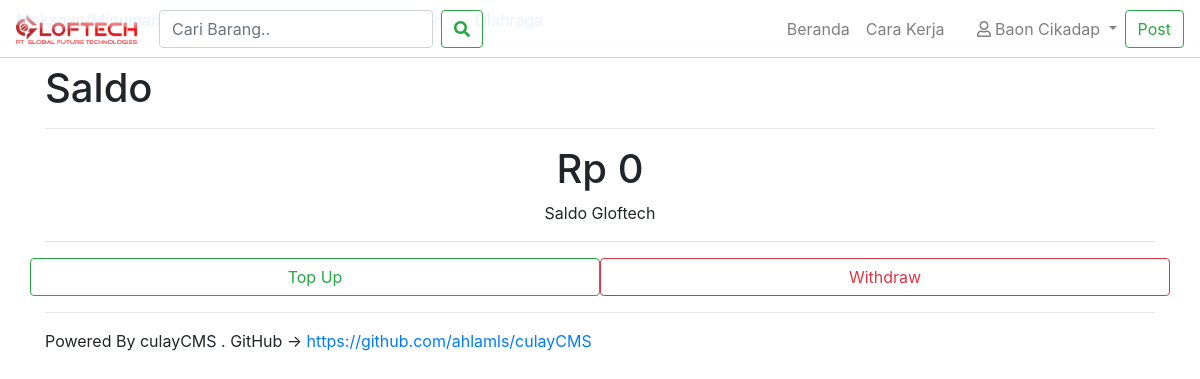
The page /saldo.php (signed in) on the database as committed earlier.
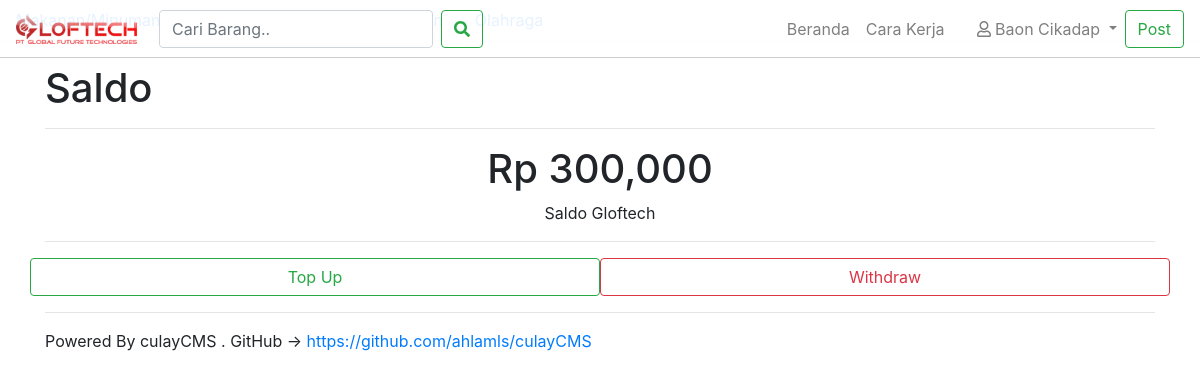
The same page on the database as committed later.
### tables this page shows
CREATE TABLE `user` (
  `id` int(11) NOT NULL,
  `username` text NOT NULL,
  `name` text NOT NULL,
  `email` text NOT NULL,
  `password` text NOT NULL,
  `saldo` int(11) NOT NULL
);

### session.php (called while the page is built, shortened)
<?php
if(!isset($_SESSION['uid'])){
  $login=FALSE;
}else {
  $uid = $_SESSION['uid'];
}
 ?>

### saldo.php (the view, shortened to what this page needs)
<?php
require_once "modular/header.php";
?>
<body class="bg-light">
<?php require_once "modular/navbar.php"?>
<main role="main" class="container">
<br>
  <h1 class="d-none d-lg-block d-md-block">Saldo</h1>
  <hr>
<center><h1>Rp <?php echo number_format($saldo)?></h1>
<p>Saldo Gloftech</p>
<hr>
<div class="row">
<button type="button" class="col-6 w-100 btn btn-outline-success">Top Up</button>
<button type="button" class="col-6 w-100 btn btn-outline-danger">Withdraw</button>
</div>
</center>
<hr>
Powered By culayCMS . GitHub -> <a href="https://github.com/ahlamls/culayCMS">https://github.com/ahlamls/culayCMS</a>
</main>
<?php
require_once "modular/footer.php" ?>

Rows that differ between the two databases and show on the page:
changed user: saldo "0" → "300,000"
